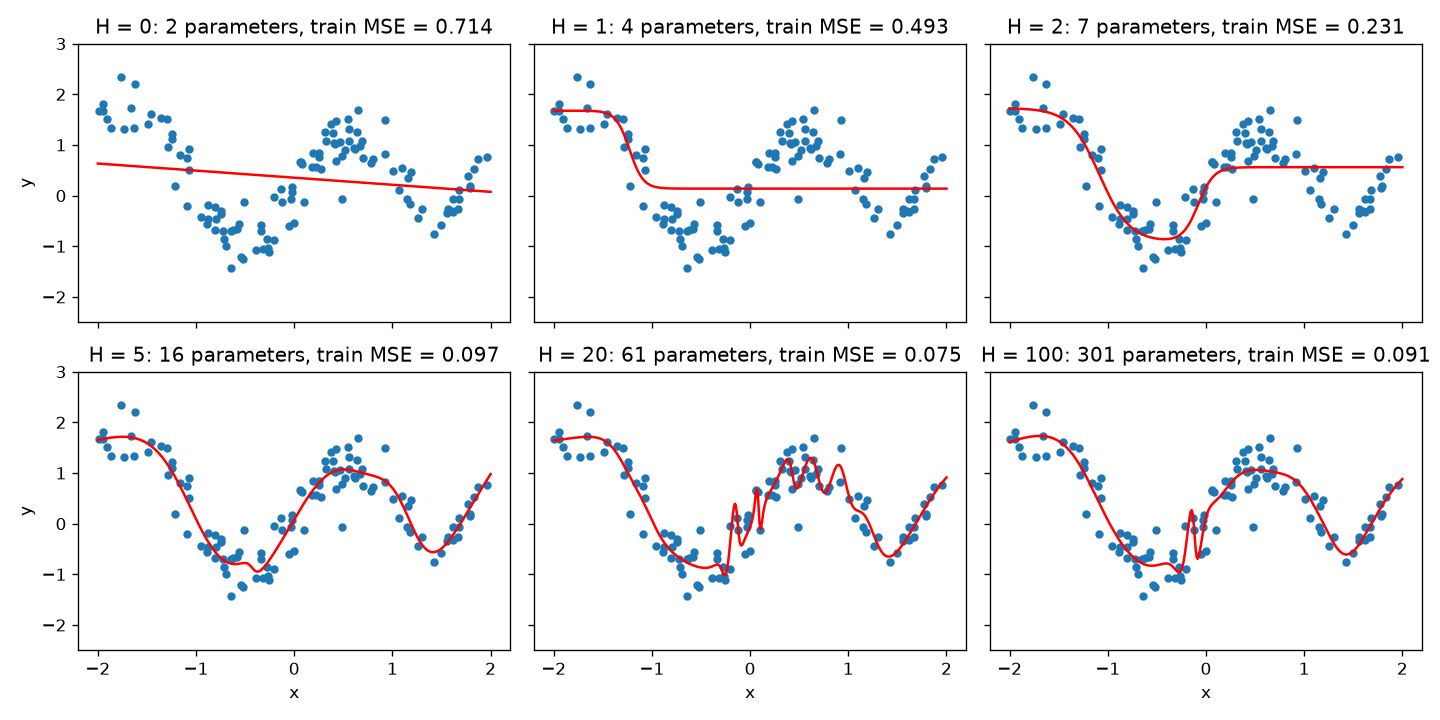

Reproduce this figure in Python.
"""
Exercise 1: fitting all the data.

Fits networks with H = 0, 1, 2, 5, 20, 100 to ALL 120 points, plots each
fitted curve over the data and prints the number of parameters and the final
training loss for each. Same as ../exersise1.py, run from this folder.
"""
import sys
from pathlib import Path

import numpy as np
import matplotlib.pyplot as plt

HERE = Path(__file__).resolve().parent
sys.path.insert(0, str(HERE.parent))     # so that `import fit` finds ../fit.py
import fit

x, y = fit.load(HERE.parent / "data.csv")
xgrid = np.linspace(-2, 2, 400)

sizes = [0, 1, 2, 5, 20, 100]
fig, axes = plt.subplots(2, 3, figsize=(12, 6), sharex=True, sharey=True)
for ax, H in zip(axes.ravel(), sizes):
    net, history = fit.train(x, y, hidden=H, epochs=20000)
    ax.plot(x, y, "o", ms=4)
    ax.plot(xgrid, fit.predict(net, xgrid), "r")
    ax.set_ylim(-2.5, 3)
    ax.set_title(f"H = {H}: {fit.n_params(net)} parameters, "
                 f"train MSE = {history['train'][-1]:.3f}")
   
for ax in axes[-1, :]:
    ax.set_xlabel("x")
for ax in axes[:, 0]:
    ax.set_ylabel("y")
plt.tight_layout()
plt.savefig(HERE / "exercise1.png", dpi=120)
